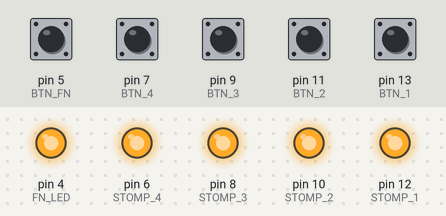
Simulated run of this sketch. Board: Arduino Uno, built with avr-gcc and run on an emulated ATmega328P. On the bench: output pins drawn as LEDs (lit = HIGH). The inputs (shaded band) are chosen by the test bench; at power-on: pin 5 (BTN_FN), pin 7 (BTN_4), pin 9 (BTN_3), pin 11 (BTN_2), pin 13 (BTN_1) HIGH.

Above: at 1.2 s.
1.3 s: pin 5 (BTN_FN) pulled LOW for 1 s
At 3.3 s:
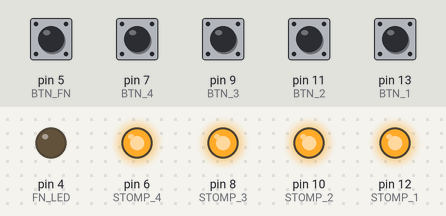
3.8 s: pin 5 (BTN_FN) pulled LOW for 0.15 s
At 4.5 s:
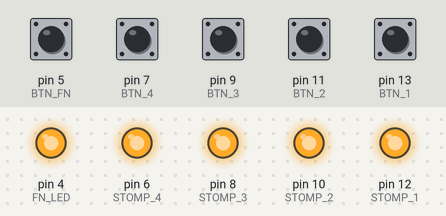
5.4 s: pin 7 (BTN_4) pulled LOW for 0.15 s
At 5.9 s:
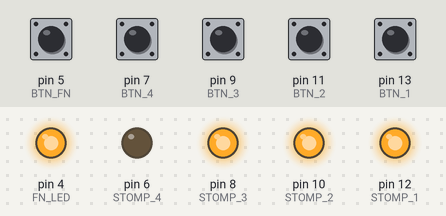
7.1 s: pin 9 (BTN_3) pulled LOW for 0.15 s
At 8.5 s:
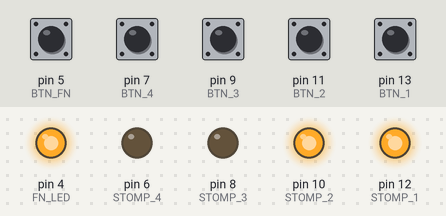
8.9 s: pin 11 (BTN_2) pulled LOW for 0.15 s
At 9.9 s:
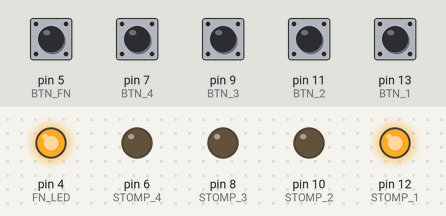
10.7 s: pin 13 (BTN_1) pulled LOW for 0.15 s
At 11.3 s:
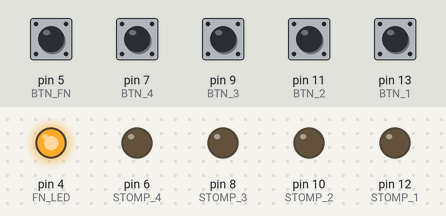
Timing chart, 0 to 13.5 s (numbered marks = the images above; inputs shaded):
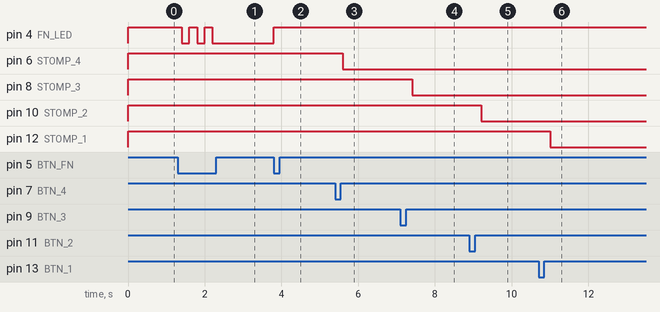

The sketch:

Stampede.ino
```cpp
/*
	Stampede

	This sketch is used to control an array of relays with the purpose of
	choosing between stomp pedals.

	The setup uses 10 switches
	- 8 for enabling/disabling stomps and memory selection
	- 1 for switching between select/edit mode
	- 1 for bypass (bypassing all pedals)

	There are two modes, select and edit which are controlled by the edit switch.
	- In select mode pressing one of the select switches will load the combination
	  saved under that switch.
	- In edit mode pressing one of the select switches will enable/disable the respective
	  stomp pedal. A prolonged press of the switch will store the current combination in the
	  respective memory position.

	To each select switch/pedal corresponds a LED that shows whether the pedal is enabled or not.
	Also the edit and bypass switches have their respective LEDs to show if they are enabled.

*/

#include <EEPROM.h>
#include <stdint.h>

/* The output ports of the stomps*/
#define STOMP_1 12
#define STOMP_2 10
#define STOMP_3 8
#define STOMP_4 6

/* The input ports of the switches*/
#define BTN_1 13
#define BTN_2 11
#define BTN_3 9
#define BTN_4 7

/* Edit button */
#define BTN_FN 5

/* Edit LED */
#define FN_LED 4

#define STOMP_COUNT 4
#define READ_REPEAT 2

#define FN_SWITCH 0
#define FN_EDIT 1

int stomps[] = { STOMP_1, STOMP_2, STOMP_3, STOMP_4 };
int stomp_buttons[] = { BTN_1, BTN_2, BTN_3, BTN_4 };
int current_function = FN_EDIT;

int current_values[STOMP_COUNT] = { 1, 1, 1, 1 };

void setup()
{

  /* add setup code here */
	pinMode(STOMP_1, OUTPUT);
	pinMode(STOMP_2, OUTPUT);
	pinMode(STOMP_3, OUTPUT);
	pinMode(STOMP_4, OUTPUT);
	pinMode(FN_LED, OUTPUT);

	pinMode(BTN_1, INPUT_PULLUP);
	pinMode(BTN_2, INPUT_PULLUP);
	pinMode(BTN_3, INPUT_PULLUP);
	pinMode(BTN_4, INPUT_PULLUP);
	pinMode(BTN_FN, INPUT_PULLUP);


	for (int i = 0; i < STOMP_COUNT; ++i){
		digitalWrite(stomps[i], HIGH);
	}
}

int button_pressing[STOMP_COUNT] = { 0, 0, 0, 0 };

void loop()
{
	int change = 0;

	int fn_val = digitalRead(BTN_FN);

	if (fn_val == 0){
		current_function = !current_function & 1;
		change = 1;
	}

	int button_values[STOMP_COUNT] = { 0, 0, 0, 0 };

	for (int j = 0; j < READ_REPEAT; ++j){
		for (int i = 0; i < STOMP_COUNT; ++i){
			button_values[i] += digitalRead(stomp_buttons[i]);
		}
	}

	for (int i = 0; i < STOMP_COUNT; ++i){
		if (button_values[i] == 0){
			++button_pressing[i];
			if (current_function == FN_SWITCH){
				fn_switch(i, current_values);
			}
			else if (button_pressing[i] > 5){
				fn_store(i, current_values);
				change = 1;
			}
		}
		else if (button_pressing[i] > 0 && current_function == FN_EDIT){
			fn_edit(i, current_values);
			change = 1;
		}
		else{
			button_pressing[i] = 0;
		}
	}

	update(current_values);
	if (change)
		for (int i = 0; i < STOMP_COUNT; ++i){
			button_pressing[i] = 0;
		}
		delay(200);
}

void fn_switch(int val, int * current_values){
	for (int i = 0; i < STOMP_COUNT; ++i){
		current_values[i] = EEPROM.read((val * STOMP_COUNT) + i);
	}
}

void fn_edit(int val, int * current_values){
	current_values[val] = !current_values[val] & 1;
}

void fn_store(int val, int * current_values){
	for (int i = 0; i < STOMP_COUNT; ++i){
		EEPROM.write((val * STOMP_COUNT) + i, (byte)current_values[i]);
	}
	switch_of_leds();
	for (int i = 0; i < 5; ++i){
		digitalWrite(stomps[val], HIGH);
		delay(50);
		digitalWrite(stomps[val], LOW);
		delay(50);
	}
}

void update(int vals[]){
	for (int i = 0; i < STOMP_COUNT; ++i){
		digitalWrite(stomps[i], vals[i] ? HIGH : LOW);
	}
	digitalWrite(FN_LED, current_function ? HIGH : LOW);
}

void switch_of_leds(){
	for (int i = 0; i < STOMP_COUNT; ++i){
		digitalWrite(stomps[i], LOW);
	}
}
```

Measured:
- after the input at 1.3 s, pin 4 (FN_LED): alternates HIGH for 0.20 s and LOW for 0.20 s, 5 changes in all, then stays LOW, starting after 0.10 s
- after the input at 3.8 s, pin 4 (FN_LED): LOW → HIGH at once
- after the input at 5.4 s, pin 6 (STOMP_4): HIGH → LOW after 0.20 s
- after the input at 7.1 s, pin 8 (STOMP_3): HIGH → LOW after 0.30 s
- after the input at 8.9 s, pin 10 (STOMP_2): HIGH → LOW after 0.30 s
- after the input at 10.7 s, pin 12 (STOMP_1): HIGH → LOW after 0.31 s
